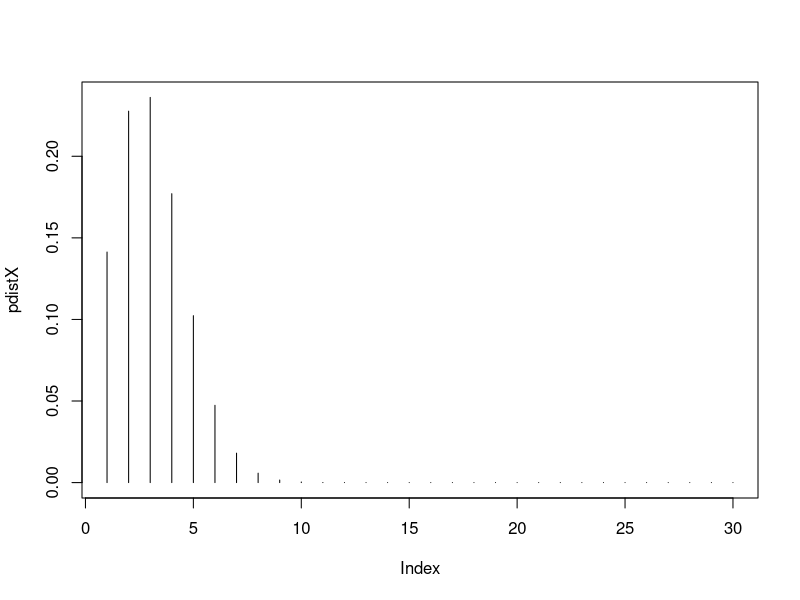

R code for this plot:
#TAnveer bariana
#homework 5

#11111111111111111111111111111111111111111111111111111111111111111111111
#aaaaaaaaaaaaaaaaaaaaaaaaaaaaaaaaaaaaaaaaaaaaaaaaaaaaaaaaaaaaaaaaaaaaaaa
    #p(5 in 30) p(l)= .1
plefty <- choose(30, 5) * (.1 ^ 5) * (.9 ^ 25)
binom <- function(n,k,r, p) {
    ans<-NULL
    for (r in r:k) {
        ans[r]<- choose(n, r) * (p ^ r) * ((1-p) ^ (n-r))
    }
    return(ans)
}
#bbbbbbbbbbbbbbbbbbbbbbbbbbbbbbbbbbbbbbbbbbbbbbbbbbbbbbbbbbbbbbbbbbbbbbb
pdistX<- binom(30,30,1,.1)
#ccccccccccccccccccccccccccccccccccccccccccccccccccccccccccccccccccccccc
plot(pdistX, type= 'h')
#ddddddddddddddddddddddddddddddddddddddddddddddddddddddddddddddddddddd
pLeftChair <- sum(binom(30, 3, 1, .1))
